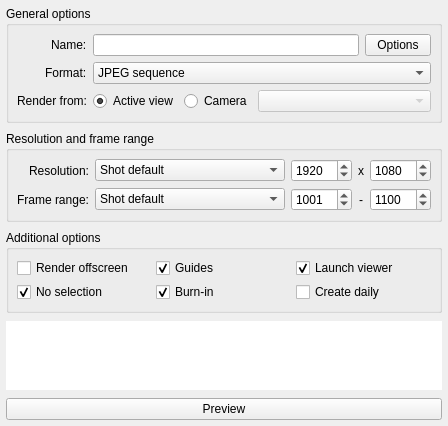
<?xml version="1.0" encoding="UTF-8"?>
<ui version="4.0">
 <class>MainWindow</class>
 <widget class="QMainWindow" name="MainWindow">
  <property name="geometry">
   <rect>
    <x>0</x>
    <y>0</y>
    <width>448</width>
    <height>426</height>
   </rect>
  </property>
  <property name="windowTitle">
   <string>GPS Preview</string>
  </property>
  <widget class="QWidget" name="centralwidget">
   <property name="xmlCategory" stdset="0">
    <string>preview</string>
   </property>
   <layout class="QVBoxLayout" name="main_verticalLayout">
    <property name="spacing">
     <number>8</number>
    </property>
    <property name="leftMargin">
     <number>6</number>
    </property>
    <property name="topMargin">
     <number>6</number>
    </property>
    <property name="rightMargin">
     <number>6</number>
    </property>
    <property name="bottomMargin">
     <number>6</number>
    </property>
    <item>
     <widget class="QGroupBox" name="generalOptions_groupBox">
      <property name="title">
       <string>General options</string>
      </property>
      <property name="flat">
       <bool>false</bool>
      </property>
      <property name="checkable">
       <bool>false</bool>
      </property>
      <property name="expandable" stdset="0">
       <bool>true</bool>
      </property>
      <layout class="QFormLayout" name="formLayout">
       <property name="labelAlignment">
        <set>Qt::AlignRight|Qt::AlignTrailing|Qt::AlignVCenter</set>
       </property>
       <property name="horizontalSpacing">
        <number>6</number>
       </property>
       <property name="verticalSpacing">
        <number>6</number>
       </property>
       <property name="leftMargin">
        <number>8</number>
       </property>
       <property name="topMargin">
        <number>8</number>
       </property>
       <property name="rightMargin">
        <number>8</number>
       </property>
       <property name="bottomMargin">
        <number>8</number>
       </property>
       <item row="0" column="0">
        <widget class="QLabel" name="name_label">
         <property name="text">
          <string>Name:</string>
         </property>
         <property name="buddy">
          <cstring>name_lineEdit</cstring>
         </property>
        </widget>
       </item>
       <item row="0" column="1">
        <widget class="QFrame" name="name_frame">
         <property name="frameShape">
          <enum>QFrame::NoFrame</enum>
         </property>
         <property name="frameShadow">
          <enum>QFrame::Plain</enum>
         </property>
         <property name="lineWidth">
          <number>0</number>
         </property>
         <layout class="QHBoxLayout" name="name_horizontalLayout">
          <property name="spacing">
           <number>6</number>
          </property>
          <property name="leftMargin">
           <number>0</number>
          </property>
          <property name="topMargin">
           <number>0</number>
          </property>
          <property name="rightMargin">
           <number>0</number>
          </property>
          <property name="bottomMargin">
           <number>0</number>
          </property>
          <item>
           <widget class="QLineEdit" name="name_lineEdit">
            <property name="mandatoryField" stdset="0">
             <bool>false</bool>
            </property>
            <property name="xmlTag" stdset="0">
             <string>name</string>
            </property>
           </widget>
          </item>
          <item>
           <widget class="QToolButton" name="nameUpdate_toolButton">
            <property name="sizePolicy">
             <sizepolicy hsizetype="Maximum" vsizetype="Fixed">
              <horstretch>0</horstretch>
              <verstretch>0</verstretch>
             </sizepolicy>
            </property>
            <property name="toolTip">
             <string>Output file name options</string>
            </property>
            <property name="styleSheet">
             <string notr="true">QToolButton {
	padding: 1px 12px 2px 1px;
}

QToolButton:pressed, QToolButton:checked:pressed {
	padding: 2px 11px 1px 2px;
}
</string>
            </property>
            <property name="text">
             <string>Options</string>
            </property>
            <property name="iconSize">
             <size>
              <width>15</width>
              <height>15</height>
             </size>
            </property>
            <property name="popupMode">
             <enum>QToolButton::InstantPopup</enum>
            </property>
            <property name="toolButtonStyle">
             <enum>Qt::ToolButtonIconOnly</enum>
            </property>
           </widget>
          </item>
         </layout>
        </widget>
       </item>
       <item row="1" column="0">
        <widget class="QLabel" name="format_label">
         <property name="text">
          <string>Format:</string>
         </property>
         <property name="buddy">
          <cstring>format_comboBox</cstring>
         </property>
        </widget>
       </item>
       <item row="1" column="1">
        <widget class="QComboBox" name="format_comboBox">
         <property name="xmlTag" stdset="0">
          <string>format</string>
         </property>
         <item>
          <property name="text">
           <string>JPEG sequence</string>
          </property>
         </item>
         <item>
          <property name="text">
           <string>TIFF sequence</string>
          </property>
         </item>
         <item>
          <property name="text">
           <string>QuickTime</string>
          </property>
         </item>
        </widget>
       </item>
       <item row="2" column="0">
        <widget class="QLabel" name="view_label">
         <property name="text">
          <string>Render from:</string>
         </property>
         <property name="alignment">
          <set>Qt::AlignRight|Qt::AlignTrailing|Qt::AlignVCenter</set>
         </property>
        </widget>
       </item>
       <item row="2" column="1">
        <widget class="QFrame" name="view_frame">
         <property name="frameShape">
          <enum>QFrame::NoFrame</enum>
         </property>
         <property name="frameShadow">
          <enum>QFrame::Plain</enum>
         </property>
         <property name="lineWidth">
          <number>0</number>
         </property>
         <layout class="QHBoxLayout" name="camera_horizontalLayout">
          <property name="spacing">
           <number>6</number>
          </property>
          <property name="leftMargin">
           <number>0</number>
          </property>
          <property name="topMargin">
           <number>0</number>
          </property>
          <property name="rightMargin">
           <number>0</number>
          </property>
          <property name="bottomMargin">
           <number>0</number>
          </property>
          <item>
           <widget class="QRadioButton" name="activeView_radioButton">
            <property name="sizePolicy">
             <sizepolicy hsizetype="Maximum" vsizetype="Fixed">
              <horstretch>0</horstretch>
              <verstretch>0</verstretch>
             </sizepolicy>
            </property>
            <property name="text">
             <string>Active view</string>
            </property>
            <property name="checked">
             <bool>true</bool>
            </property>
            <property name="autoExclusive">
             <bool>true</bool>
            </property>
            <property name="xmlTag" stdset="0">
             <string>renderfrom</string>
            </property>
           </widget>
          </item>
          <item>
           <widget class="QRadioButton" name="camera_radioButton">
            <property name="sizePolicy">
             <sizepolicy hsizetype="Maximum" vsizetype="Fixed">
              <horstretch>0</horstretch>
              <verstretch>0</verstretch>
             </sizepolicy>
            </property>
            <property name="text">
             <string>Camera</string>
            </property>
            <property name="checked">
             <bool>false</bool>
            </property>
            <property name="autoExclusive">
             <bool>true</bool>
            </property>
            <property name="xmlTag" stdset="0">
             <string>renderfrom</string>
            </property>
           </widget>
          </item>
          <item>
           <widget class="QComboBox" name="camera_comboBox">
            <property name="enabled">
             <bool>false</bool>
            </property>
            <property name="sizePolicy">
             <sizepolicy hsizetype="Expanding" vsizetype="Fixed">
              <horstretch>0</horstretch>
              <verstretch>0</verstretch>
             </sizepolicy>
            </property>
            <property name="xmlTag" stdset="0">
             <string>camera</string>
            </property>
           </widget>
          </item>
         </layout>
        </widget>
       </item>
      </layout>
      <zorder>name_label</zorder>
      <zorder>view_label</zorder>
      <zorder>format_label</zorder>
      <zorder>name_frame</zorder>
      <zorder>format_comboBox</zorder>
      <zorder>view_frame</zorder>
     </widget>
    </item>
    <item>
     <widget class="QGroupBox" name="res_range_groupBox">
      <property name="layoutDirection">
       <enum>Qt::LeftToRight</enum>
      </property>
      <property name="title">
       <string>Resolution and frame range</string>
      </property>
      <property name="flat">
       <bool>false</bool>
      </property>
      <property name="checkable">
       <bool>false</bool>
      </property>
      <property name="expandable" stdset="0">
       <bool>true</bool>
      </property>
      <layout class="QGridLayout" name="res_range_gridLayout">
       <property name="leftMargin">
        <number>8</number>
       </property>
       <property name="topMargin">
        <number>8</number>
       </property>
       <property name="rightMargin">
        <number>8</number>
       </property>
       <property name="bottomMargin">
        <number>8</number>
       </property>
       <property name="spacing">
        <number>6</number>
       </property>
       <item row="2" column="0">
        <widget class="QLabel" name="range_label">
         <property name="text">
          <string>Frame range:</string>
         </property>
         <property name="alignment">
          <set>Qt::AlignRight|Qt::AlignTrailing|Qt::AlignVCenter</set>
         </property>
         <property name="buddy">
          <cstring>range_comboBox</cstring>
         </property>
        </widget>
       </item>
       <item row="1" column="0">
        <widget class="QLabel" name="resolution_label">
         <property name="text">
          <string>Resolution:</string>
         </property>
         <property name="alignment">
          <set>Qt::AlignRight|Qt::AlignTrailing|Qt::AlignVCenter</set>
         </property>
         <property name="buddy">
          <cstring>resolution_comboBox</cstring>
         </property>
        </widget>
       </item>
       <item row="2" column="3">
        <widget class="QLabel" name="rangeSep_label">
         <property name="text">
          <string>-</string>
         </property>
         <property name="alignment">
          <set>Qt::AlignCenter</set>
         </property>
        </widget>
       </item>
       <item row="2" column="2">
        <widget class="QSpinBox" name="start_spinBox">
         <property name="maximum">
          <number>9999</number>
         </property>
         <property name="value">
          <number>1001</number>
         </property>
        </widget>
       </item>
       <item row="2" column="4">
        <widget class="QSpinBox" name="end_spinBox">
         <property name="maximum">
          <number>9999</number>
         </property>
         <property name="value">
          <number>1100</number>
         </property>
        </widget>
       </item>
       <item row="2" column="1">
        <widget class="QComboBox" name="range_comboBox">
         <property name="sizePolicy">
          <sizepolicy hsizetype="Expanding" vsizetype="Fixed">
           <horstretch>0</horstretch>
           <verstretch>0</verstretch>
          </sizepolicy>
         </property>
         <property name="currentIndex">
          <number>0</number>
         </property>
         <property name="xmlTag" stdset="0">
          <string>framerangemode</string>
         </property>
         <item>
          <property name="text">
           <string>Shot default</string>
          </property>
         </item>
         <item>
          <property name="text">
           <string>Timeline</string>
          </property>
         </item>
         <item>
          <property name="text">
           <string>Current frame only</string>
          </property>
         </item>
         <item>
          <property name="text">
           <string>Custom</string>
          </property>
         </item>
        </widget>
       </item>
       <item row="1" column="4">
        <widget class="QSpinBox" name="y_spinBox">
         <property name="minimum">
          <number>1</number>
         </property>
         <property name="maximum">
          <number>99999</number>
         </property>
         <property name="value">
          <number>1080</number>
         </property>
        </widget>
       </item>
       <item row="1" column="3">
        <widget class="QLabel" name="resSep_label">
         <property name="text">
          <string>x</string>
         </property>
         <property name="alignment">
          <set>Qt::AlignCenter</set>
         </property>
        </widget>
       </item>
       <item row="1" column="2">
        <widget class="QSpinBox" name="x_spinBox">
         <property name="minimum">
          <number>1</number>
         </property>
         <property name="maximum">
          <number>99999</number>
         </property>
         <property name="value">
          <number>1920</number>
         </property>
        </widget>
       </item>
       <item row="1" column="1">
        <widget class="QComboBox" name="resolution_comboBox">
         <property name="sizePolicy">
          <sizepolicy hsizetype="Expanding" vsizetype="Fixed">
           <horstretch>0</horstretch>
           <verstretch>0</verstretch>
          </sizepolicy>
         </property>
         <property name="currentIndex">
          <number>0</number>
         </property>
         <property name="xmlTag" stdset="0">
          <string>resolutionmode</string>
         </property>
         <item>
          <property name="text">
           <string>Shot default</string>
          </property>
         </item>
         <item>
          <property name="text">
           <string>Proxy</string>
          </property>
         </item>
         <item>
          <property name="text">
           <string>150%</string>
          </property>
         </item>
         <item>
          <property name="text">
           <string>125%</string>
          </property>
         </item>
         <item>
          <property name="text">
           <string>110%</string>
          </property>
         </item>
         <item>
          <property name="text">
           <string>Render settings</string>
          </property>
         </item>
         <item>
          <property name="text">
           <string>75%</string>
          </property>
         </item>
         <item>
          <property name="text">
           <string>50%</string>
          </property>
         </item>
         <item>
          <property name="text">
           <string>25%</string>
          </property>
         </item>
         <item>
          <property name="text">
           <string>10%</string>
          </property>
         </item>
         <item>
          <property name="text">
           <string>Custom</string>
          </property>
         </item>
        </widget>
       </item>
      </layout>
     </widget>
    </item>
    <item>
     <widget class="QGroupBox" name="options_groupBox">
      <property name="title">
       <string>Additional options</string>
      </property>
      <property name="flat">
       <bool>false</bool>
      </property>
      <property name="checkable">
       <bool>false</bool>
      </property>
      <property name="expandable" stdset="0">
       <bool>true</bool>
      </property>
      <layout class="QGridLayout" name="options_gridLayout">
       <property name="leftMargin">
        <number>8</number>
       </property>
       <property name="topMargin">
        <number>8</number>
       </property>
       <property name="rightMargin">
        <number>8</number>
       </property>
       <property name="bottomMargin">
        <number>8</number>
       </property>
       <property name="spacing">
        <number>4</number>
       </property>
       <item row="0" column="0">
        <widget class="QCheckBox" name="offscreen_checkBox">
         <property name="toolTip">
          <string>&lt;html&gt;&lt;head/&gt;&lt;body&gt;&lt;p&gt;Render the playblast offscreen.&lt;/p&gt;&lt;p&gt;The content of the viewport will not be visible whilst the playblast is being generated. Rendering may be slightly faster.&lt;/p&gt;&lt;p&gt;If using Maya's legacy viewport, this option should to be enabled to ensure correct output when the output resolution is larger than the viewport.&lt;/p&gt;&lt;/body&gt;&lt;/html&gt;</string>
         </property>
         <property name="text">
          <string>Render offscreen</string>
         </property>
         <property name="checked">
          <bool>false</bool>
         </property>
         <property name="xmlTag" stdset="0">
          <string>offscreen</string>
         </property>
        </widget>
       </item>
       <item row="0" column="1">
        <widget class="QCheckBox" name="guides_checkBox">
         <property name="toolTip">
          <string>&lt;html&gt;&lt;head/&gt;&lt;body&gt;&lt;p&gt;Apply guides.&lt;/p&gt;&lt;p&gt;(film / resolution gate, action / title safe areas, film origin, etc.)&lt;/p&gt;&lt;/body&gt;&lt;/html&gt;</string>
         </property>
         <property name="text">
          <string>Guides</string>
         </property>
         <property name="checked">
          <bool>true</bool>
         </property>
         <property name="xmlTag" stdset="0">
          <string>guides</string>
         </property>
        </widget>
       </item>
       <item row="0" column="2">
        <widget class="QCheckBox" name="launchViewer_checkBox">
         <property name="toolTip">
          <string>View the playblast in frame viewer when done.</string>
         </property>
         <property name="text">
          <string>Launch viewer</string>
         </property>
         <property name="checked">
          <bool>true</bool>
         </property>
         <property name="xmlTag" stdset="0">
          <string>launchviewer</string>
         </property>
        </widget>
       </item>
       <item row="1" column="0">
        <widget class="QCheckBox" name="noSelection_checkBox">
         <property name="toolTip">
          <string>&lt;html&gt;&lt;head/&gt;&lt;body&gt;&lt;p&gt;Disable selection highlight in the generated playblast.&lt;/p&gt;&lt;/body&gt;&lt;/html&gt;</string>
         </property>
         <property name="text">
          <string>No selection</string>
         </property>
         <property name="checked">
          <bool>true</bool>
         </property>
         <property name="xmlTag" stdset="0">
          <string>noselection</string>
         </property>
        </widget>
       </item>
       <item row="1" column="1">
        <widget class="QCheckBox" name="burnin_checkBox">
         <property name="toolTip">
          <string>&lt;html&gt;&lt;head/&gt;&lt;body&gt;&lt;p&gt;Apply burn-in.&lt;/p&gt;&lt;p&gt;Overlays the picture with data such as frame number, camera info, date &amp;amp; time, artist name, etc.&lt;/p&gt;&lt;/body&gt;&lt;/html&gt;</string>
         </property>
         <property name="text">
          <string>Burn-in</string>
         </property>
         <property name="checked">
          <bool>true</bool>
         </property>
         <property name="xmlTag" stdset="0">
          <string>burnin</string>
         </property>
        </widget>
       </item>
       <item row="1" column="2">
        <widget class="QCheckBox" name="createDaily_checkBox">
         <property name="toolTip">
          <string>&lt;html&gt;&lt;head/&gt;&lt;body&gt;&lt;p&gt;Create and publish the playblast to dailies.&lt;/p&gt;&lt;p&gt;(not compatible with QuickTime output)&lt;/p&gt;&lt;/body&gt;&lt;/html&gt;</string>
         </property>
         <property name="text">
          <string>Create daily</string>
         </property>
         <property name="checked">
          <bool>false</bool>
         </property>
         <property name="xmlTag" stdset="0">
          <string>createdaily</string>
         </property>
        </widget>
       </item>
      </layout>
     </widget>
    </item>
    <item>
     <spacer name="verticalSpacer">
      <property name="orientation">
       <enum>Qt::Vertical</enum>
      </property>
      <property name="sizeHint" stdset="0">
       <size>
        <width>32</width>
        <height>12</height>
       </size>
      </property>
     </spacer>
    </item>
    <item>
     <widget class="QPlainTextEdit" name="message_plainTextEdit">
      <property name="sizePolicy">
       <sizepolicy hsizetype="Expanding" vsizetype="Preferred">
        <horstretch>0</horstretch>
        <verstretch>0</verstretch>
       </sizepolicy>
      </property>
      <property name="frameShape">
       <enum>QFrame::NoFrame</enum>
      </property>
      <property name="frameShadow">
       <enum>QFrame::Plain</enum>
      </property>
      <property name="readOnly">
       <bool>true</bool>
      </property>
      <property name="warning" stdset="0">
       <bool>true</bool>
      </property>
     </widget>
    </item>
    <item>
     <widget class="QPushButton" name="preview_pushButton">
      <property name="text">
       <string>Preview</string>
      </property>
      <property name="iconSize">
       <size>
        <width>11</width>
        <height>11</height>
       </size>
      </property>
      <property name="flat">
       <bool>false</bool>
      </property>
     </widget>
    </item>
   </layout>
  </widget>
 </widget>
 <tabstops>
  <tabstop>resolution_comboBox</tabstop>
  <tabstop>x_spinBox</tabstop>
  <tabstop>y_spinBox</tabstop>
  <tabstop>range_comboBox</tabstop>
  <tabstop>start_spinBox</tabstop>
  <tabstop>end_spinBox</tabstop>
  <tabstop>offscreen_checkBox</tabstop>
  <tabstop>guides_checkBox</tabstop>
  <tabstop>launchViewer_checkBox</tabstop>
  <tabstop>noSelection_checkBox</tabstop>
  <tabstop>burnin_checkBox</tabstop>
  <tabstop>createDaily_checkBox</tabstop>
  <tabstop>message_plainTextEdit</tabstop>
  <tabstop>preview_pushButton</tabstop>
 </tabstops>
 <resources>
  <include location="rsc.qrc"/>
 </resources>
 <connections>
  <connection>
   <sender>camera_radioButton</sender>
   <signal>toggled(bool)</signal>
   <receiver>camera_comboBox</receiver>
   <slot>setEnabled(bool)</slot>
   <hints>
    <hint type="sourcelabel">
     <x>212</x>
     <y>95</y>
    </hint>
    <hint type="destinationlabel">
     <x>381</x>
     <y>97</y>
    </hint>
   </hints>
  </connection>
 </connections>
</ui>
